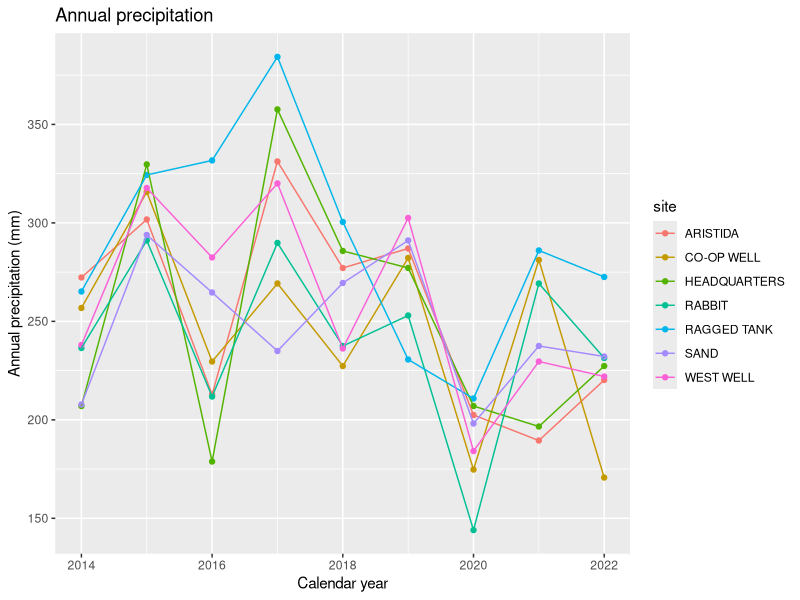
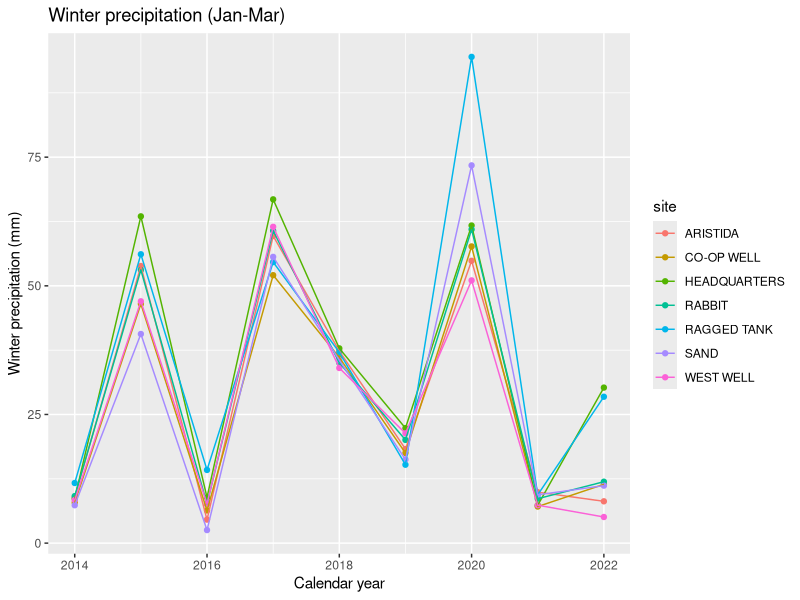
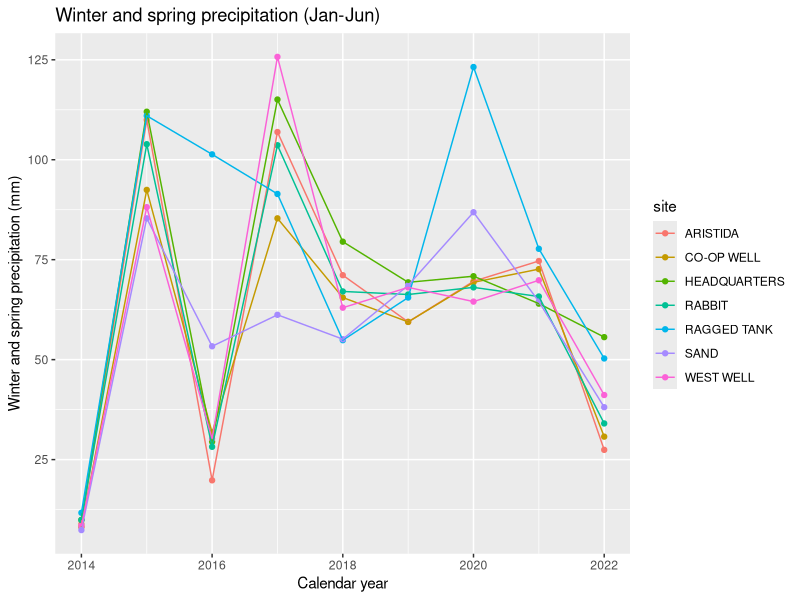
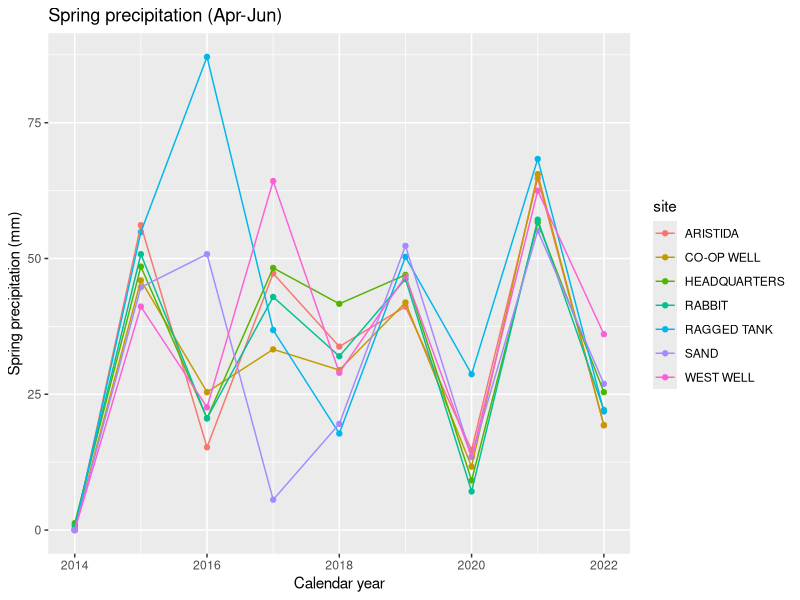
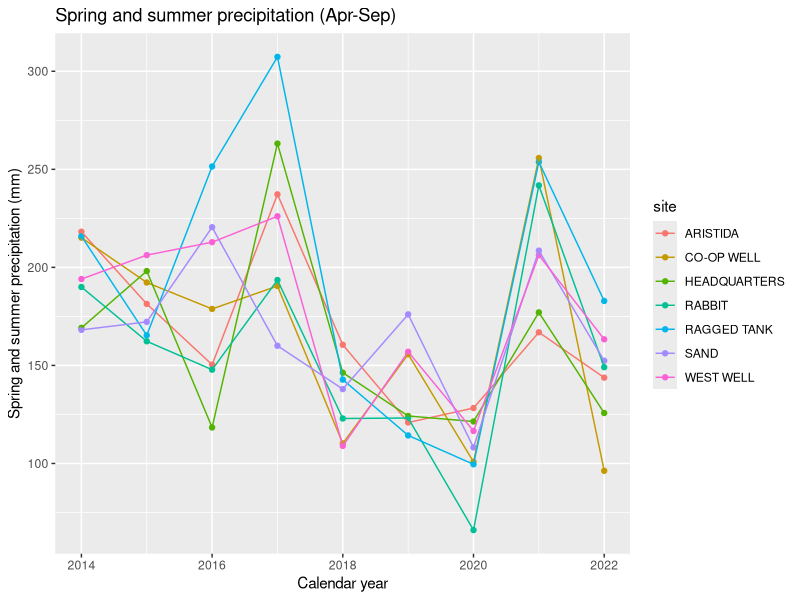
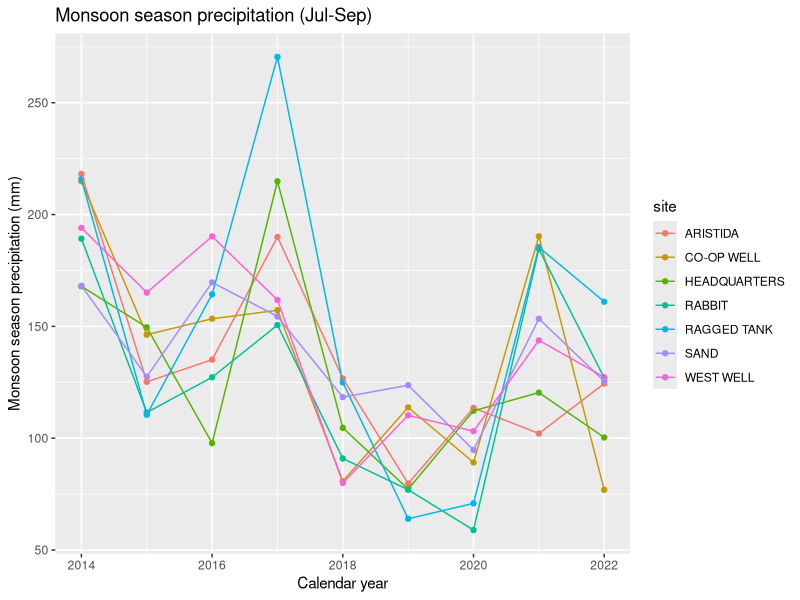
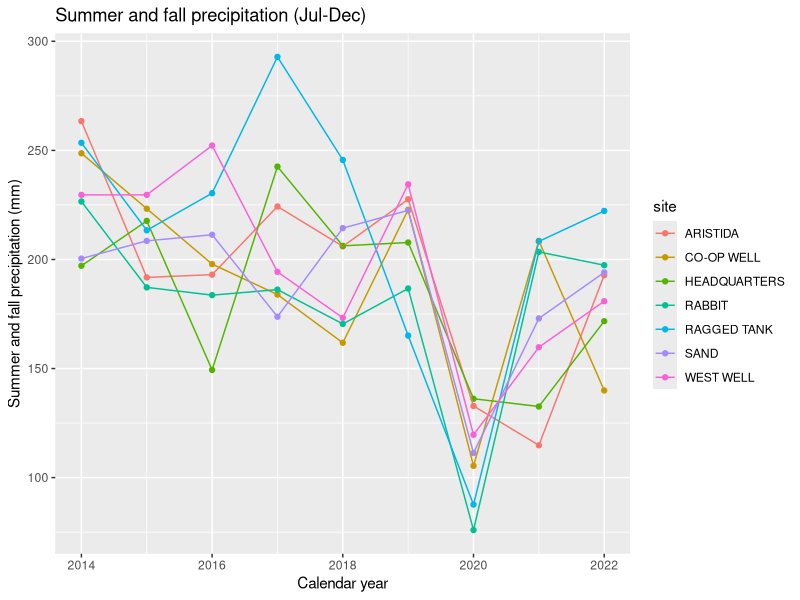
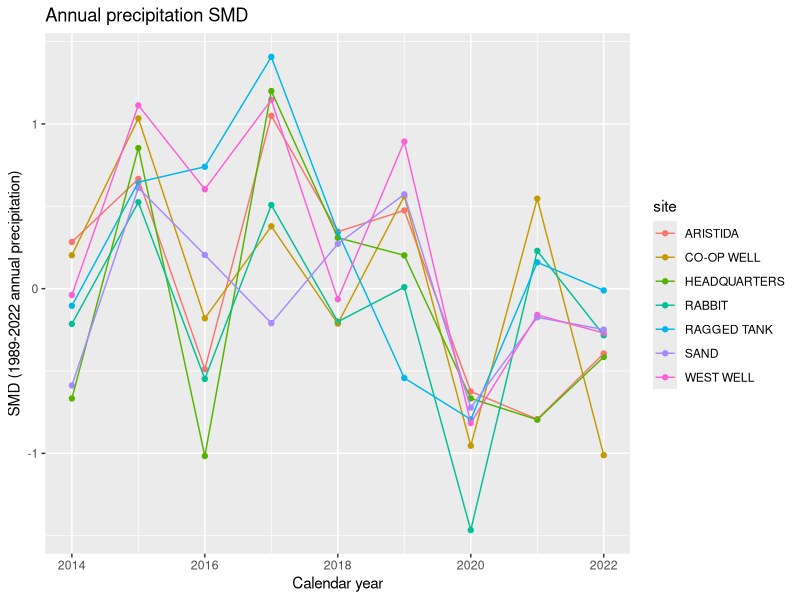

These figures' R source, in order: (Note: this script raises an error after producing the figures.)
# Code to analyze precipitation data near phenocam sites

# Set working directory
setwd("~/hls-phenocam-plots")

# Libraries
library(dplyr)
library(ggplot2)
library(lubridate)

# Import data from CSV
#
# standard_precip_through_2022.csv is monthly precip downloaded from EDI
monthly_JER_precip <- read.csv('data/precip/standard_precip_through_2022.csv', header=TRUE)
monthly_JER_precip <- select(monthly_JER_precip,c(name,pasture,year,month,sample_date,prec_in,notes))
monthly_JER_precip$sample_date <- as.Date(monthly_JER_precip$sample_date, '%m/%d/%Y')
monthly_JER_precip$prec_in <- monthly_JER_precip$prec_in*25.4 #convert inches to mm
monthly_JER_precip <- rename(monthly_JER_precip, prec_mm = prec_in)
#
# lter_standard_precip_through_2022.csv is precip collected at LTER gauges in
# the Jornada at approximately monthly intervals
standard_LTER_precip <- read.csv('data/precip/lter_standard_precip_through_2022.csv', header=TRUE)
standard_LTER_precip <- select(standard_LTER_precip,c(date,site,ppt_mm,qflag,comment))
standard_LTER_precip$date <- as.Date(standard_LTER_precip$date, '%Y-%m-%d')

# Aggregate LTER standard precip into monthly precip
monthly_LTER_precip <- data.frame(matrix(ncol = 4, nrow = 0))
x <- c("name", "year", "month", "prec_mm")
colnames(monthly_LTER_precip) <- x
rm(x)
for (gauge in unique(standard_LTER_precip$site)){
  for (year in 1989:2022){
    for (month in 1:12){
      subset <- standard_LTER_precip[standard_LTER_precip$site==gauge,]
      subset <- subset[order(subset$date),]
      # Find nearest start date for the month
      start_of_current_month <- make_date(year=year, month=month, day=1)
      start_of_current_month <- subset[which.min(abs(start_of_current_month-subset$date)),]$date
      # Find nearest end date for the month
      if (month == 12){
        end_of_current_month <- make_date(year=year+1, month=1, day=1)
      }
      else {
        end_of_current_month <- make_date(year=year, month=month+1, day=1)
      }
      end_of_current_month <- subset[which.min(abs(end_of_current_month-subset$date)),]$date
      # Calculate approximate monthly precip
      monthly_precip_mm <- sum(subset[subset$date > start_of_current_month &
                                      subset$date <= end_of_current_month,]$ppt_mm, na.rm=TRUE)
      new_row <- data.frame(name=gauge, year=year, month=month, prec_mm=monthly_precip_mm)
      monthly_LTER_precip <- rbind(monthly_LTER_precip,new_row)
    }
  }
}
rm(gauge,year,month,subset,start_of_current_month,end_of_current_month,monthly_precip_mm,new_row)

# Standard precip aggregation
monthly_precip <- rbind(select(monthly_JER_precip,c(name,year,month,prec_mm)),monthly_LTER_precip)
monthly_precip <- monthly_precip[monthly_precip$year >= 1989,]
annual_site_precip <- data.frame(matrix(ncol = 10, nrow = 0))
x <- c("site", "year", "total_rainfall_annual", "total_rainfall_winter", "total_rainfall_winter_spring", "total_rainfall_spring", "total_rainfall_spring_summer", "total_rainfall_monsoon", "total_rainfall_summer_fall", "total_rainfall_fall")
colnames(annual_site_precip) <- x
rm(x)

for (gauge in unique(monthly_precip$name)){
  for (year in unique(monthly_precip[monthly_precip$name==gauge,]$year)){
    subset <- monthly_precip[monthly_precip$name == gauge & monthly_precip$year == year,]
    # Calculate total precipitation by calendar year
    if (nrow(subset[subset$year == year,]) != 12){
      total_precip_calendar <- NA
    }
    else {
      total_precip_calendar <- sum(subset[subset$year == year,]$prec_mm, na.rm = TRUE)
    }
    # Calculate total winter precipitation (January-March)
    total_precip_winter <- subset[subset$year == year,]
    total_precip_winter <- total_precip_winter[total_precip_winter$month <= 3,]
    if (nrow(total_precip_winter) != 3){
      total_precip_winter <- NA
    }
    else {
      total_precip_winter <- sum(total_precip_winter$prec_mm, na.rm = TRUE)
    }
    # Calculate total spring precipitation (April-June)
    total_precip_spring <- subset[subset$year == year,]
    total_precip_spring <- total_precip_spring[total_precip_spring$month >= 4 & total_precip_spring$month <= 6,]
    if (nrow(total_precip_spring) != 3){
      total_precip_spring <- NA
    }
    else {
      total_precip_spring <- sum(total_precip_spring$prec_mm, na.rm = TRUE)
    }
    # Calculate total precipitation during monsoon season (July, August, September)
    total_precip_monsoon <- subset[subset$year == year,]
    total_precip_monsoon <- total_precip_monsoon[total_precip_monsoon$month >= 7 & total_precip_monsoon$month <= 9,]
    if (nrow(total_precip_monsoon) != 3){
      total_precip_monsoon <- NA
    }
    else {
      total_precip_monsoon <- sum(total_precip_monsoon$prec_mm, na.rm = TRUE)
    }
    # Calculate total fall precipitation (October-December)
    total_precip_fall <- subset[subset$year == year,]
    total_precip_fall <- total_precip_fall[total_precip_fall$month >= 10,]
    if (nrow(total_precip_fall) != 3){
      total_precip_fall <- NA
    }
    else {
      total_precip_fall <- sum(total_precip_fall$prec_mm, na.rm = TRUE)
    }
    
    # Populate dataframe
    annual_site_precip <- rbind(annual_site_precip,
                                data.frame(site=gauge,
                                      year=year,
                                      total_rainfall_annual=total_precip_calendar,
                                      total_rainfall_winter=total_precip_winter,
                                      total_rainfall_winter_spring=total_precip_winter+total_precip_spring,
                                      total_rainfall_spring=total_precip_spring,
                                      total_rainfall_spring_summer=total_precip_spring+total_precip_monsoon,
                                      total_rainfall_monsoon=total_precip_monsoon,
                                      total_rainfall_summer_fall=total_precip_monsoon+total_precip_fall,
                                      total_rainfall_fall=total_precip_fall))
  }
}
rm(subset,gauge,total_precip_calendar,total_precip_monsoon,total_precip_winter,total_precip_spring,year)

# Annual site precip for selected gauges and years
annual_site_precip_selected_gauges <- annual_site_precip[annual_site_precip$site == "ARISTIDA" |
                                                           #annual_site_precip$site == "DONA ANA" |
                                                           #annual_site_precip$site == "IBPE" |
                                                           annual_site_precip$site == "SAND" |
                                                           annual_site_precip$site == "RAGGED TANK" |
                                                           annual_site_precip$site == "RABBIT" |
                                                           annual_site_precip$site == "HEADQUARTERS" |
                                                           annual_site_precip$site == "WEST WELL" |
                                                           annual_site_precip$site == "CO-OP WELL",]

annual_site_precip_selected_years <- annual_site_precip_selected_gauges[annual_site_precip_selected_gauges$year > 2013,]

# Plot precipitation totals over different seasons

# Plot annual precip for each gauge
p <- ggplot(data = annual_site_precip_selected_years, aes(x=year, y=total_rainfall_annual, color=site)) +
  geom_point() +
  geom_line() +
  xlab("Calendar year") +
  ylab("Annual precipitation (mm)") +
  ggtitle("Annual precipitation")
p

# Plot winter precip for each gauge
p <- ggplot(data = annual_site_precip_selected_years, aes(x=year, y=total_rainfall_winter, color=site)) +
  geom_point() +
  geom_line() +
  xlab("Calendar year") +
  ylab("Winter precipitation (mm)") +
  ggtitle("Winter precipitation (Jan-Mar)")
p

# Plot winter and spring precip for each gauge
p <- ggplot(data = annual_site_precip_selected_years, aes(x=year, y=total_rainfall_winter_spring, color=site)) +
  geom_point() +
  geom_line() +
  xlab("Calendar year") +
  ylab("Winter and spring precipitation (mm)") +
  ggtitle("Winter and spring precipitation (Jan-Jun)")
p

# Plot spring precip for each gauge
p <- ggplot(data = annual_site_precip_selected_years, aes(x=year, y=total_rainfall_spring, color=site)) +
  geom_point() +
  geom_line() +
  xlab("Calendar year") +
  ylab("Spring precipitation (mm)") +
  ggtitle("Spring precipitation (Apr-Jun)")
p

# Plot spring and summer precip for each gauge
p <- ggplot(data = annual_site_precip_selected_years, aes(x=year, y=total_rainfall_spring_summer, color=site)) +
  geom_point() +
  geom_line() +
  xlab("Calendar year") +
  ylab("Spring and summer precipitation (mm)") +
  ggtitle("Spring and summer precipitation (Apr-Sep)")
p

# Plot monsoon season precip for each gauge
p <- ggplot(data = annual_site_precip_selected_years, aes(x=year, y=total_rainfall_monsoon, color=site)) +
  geom_point() +
  geom_line() +
  xlab("Calendar year") +
  ylab("Monsoon season precipitation (mm)") +
  ggtitle("Monsoon season precipitation (Jul-Sep)")
p

# Plot summer and fall precip for each gauge
p <- ggplot(data = annual_site_precip_selected_years, aes(x=year, y=total_rainfall_summer_fall, color=site)) +
  geom_point() +
  geom_line() +
  xlab("Calendar year") +
  ylab("Summer and fall precipitation (mm)") +
  ggtitle("Summer and fall precipitation (Jul-Dec)")
p

# Calculate SMD

annual_site_precip_selected_years <- cbind(annual_site_precip_selected_years,
                                           smd_annual = 0,
                                           smd_winter = 0,
                                           smd_winter_spring = 0,
                                           smd_spring = 0,
                                           smd_spring_summer = 0,
                                           smd_monsoon = 0,
                                           smd_summer_fall = 0,
                                           smd_fall = 0)

# Calculate long-term (1989-2022) SMD for each gauge
for(gauge in unique(annual_site_precip_selected_gauges$site)){
  subset <- annual_site_precip_selected_gauges[annual_site_precip_selected_gauges$site==gauge,]
  # Calendar year
  long_term_mean_precip <- mean(subset[subset$site==gauge,]$total_rainfall_annual)
  long_term_sdev_precip <- sd(subset[subset$site==gauge,]$total_rainfall_annual)
  # Winter
  long_term_mean_winter_precip <- mean(subset[subset$site==gauge,]$total_rainfall_winter)
  long_term_sdev_winter_precip <- sd(subset[subset$site==gauge,]$total_rainfall_winter)
  # Winter and spring
  long_term_mean_winter_spring_precip <- mean(subset[subset$site==gauge,]$total_rainfall_winter_spring)
  long_term_sdev_winter_spring_precip <- sd(subset[subset$site==gauge,]$total_rainfall_winter_spring)
  # Spring
  long_term_mean_spring_precip <- mean(subset[subset$site==gauge,]$total_rainfall_spring)
  long_term_sdev_spring_precip <- sd(subset[subset$site==gauge,]$total_rainfall_spring)
  # Spring and summer
  long_term_mean_spring_summer_precip <- mean(subset[subset$site==gauge,]$total_rainfall_spring_summer)
  long_term_sdev_spring_summer_precip <- sd(subset[subset$site==gauge,]$total_rainfall_spring_summer)
  # Monsoon (summer)
  long_term_mean_monsoon_precip <- mean(subset[subset$site==gauge,]$total_rainfall_monsoon)
  long_term_sdev_monsoon_precip <- sd(subset[subset$site==gauge,]$total_rainfall_monsoon)
  # Summer and fall
  long_term_mean_summer_fall_precip <- mean(subset[subset$site==gauge,]$total_rainfall_summer_fall)
  long_term_sdev_summer_fall_precip <- sd(subset[subset$site==gauge,]$total_rainfall_summer_fall)
  # Fall
  long_term_mean_fall_precip <- mean(subset[subset$site==gauge,]$total_rainfall_fall)
  long_term_sdev_fall_precip <- sd(subset[subset$site==gauge,]$total_rainfall_fall)
  
  subset <- subset[subset$year > 2013,]
  subset$smd_annual <- (subset$total_rainfall_annual - long_term_mean_precip) / long_term_sdev_precip
  subset$smd_winter <- (subset$total_rainfall_winter - long_term_mean_winter_precip) / long_term_sdev_winter_precip
  subset$smd_winter_spring <- (subset$total_rainfall_winter_spring - long_term_mean_winter_spring_precip) / long_term_sdev_winter_spring_precip
  subset$smd_spring <- (subset$total_rainfall_spring - long_term_mean_spring_precip) / long_term_sdev_spring_precip
  subset$smd_spring_summer <- (subset$total_rainfall_spring_summer - long_term_mean_spring_summer_precip) / long_term_sdev_spring_summer_precip
  subset$smd_monsoon <- (subset$total_rainfall_monsoon - long_term_mean_monsoon_precip) / long_term_sdev_monsoon_precip
  subset$smd_summer_fall <- (subset$total_rainfall_summer_fall - long_term_mean_summer_fall_precip) / long_term_sdev_summer_fall_precip
  subset$smd_fall <- (subset$total_rainfall_fall - long_term_mean_fall_precip) / long_term_sdev_fall_precip
  
  annual_site_precip_selected_years[annual_site_precip_selected_years$site==gauge,]$smd_annual <- subset$smd_annual
  annual_site_precip_selected_years[annual_site_precip_selected_years$site==gauge,]$smd_winter <- subset$smd_winter
  annual_site_precip_selected_years[annual_site_precip_selected_years$site==gauge,]$smd_winter_spring <- subset$smd_winter_spring
  annual_site_precip_selected_years[annual_site_precip_selected_years$site==gauge,]$smd_spring <- subset$smd_spring
  annual_site_precip_selected_years[annual_site_precip_selected_years$site==gauge,]$smd_spring_summer <- subset$smd_spring_summer
  annual_site_precip_selected_years[annual_site_precip_selected_years$site==gauge,]$smd_monsoon <- subset$smd_monsoon
  annual_site_precip_selected_years[annual_site_precip_selected_years$site==gauge,]$smd_summer_fall <- subset$smd_summer_fall
  annual_site_precip_selected_years[annual_site_precip_selected_years$site==gauge,]$smd_fall <- subset$smd_fall
}

# Calculate mean and sdev of spring-summer rainfall
long_term_mean_spring_summer_all_gauges <- mean(annual_site_precip_selected_gauges$total_rainfall_spring_summer)
long_term_sdev_spring_summer_all_gauges <- sd(annual_site_precip_selected_gauges$total_rainfall_spring_summer)
upper_thresh_spring_summer <- long_term_mean_spring_summer_all_gauges + 0.5*long_term_sdev_spring_summer_all_gauges
lower_thresh_spring_summer <- long_term_mean_spring_summer_all_gauges - 0.5*long_term_sdev_spring_summer_all_gauges
annual_site_precip_selected_years <- cbind(annual_site_precip_selected_years, wet_dry_ave_spring_summer = "average")
annual_site_precip_selected_years[annual_site_precip_selected_years$total_rainfall_spring_summer>=upper_thresh_spring_summer,]$wet_dry_ave_spring_summer <- "wet"
annual_site_precip_selected_years[annual_site_precip_selected_years$total_rainfall_spring_summer<=lower_thresh_spring_summer,]$wet_dry_ave_spring_summer <- "dry"

# Calculate mean and sdev of winter rainfall
long_term_mean_winter_all_gauges <- mean(annual_site_precip_selected_gauges$total_rainfall_winter)
long_term_sdev_winter_all_gauges <- sd(annual_site_precip_selected_gauges$total_rainfall_winter)
upper_thresh_winter <- long_term_mean_winter_all_gauges + 0.5*long_term_sdev_winter_all_gauges
lower_thresh_winter <- long_term_mean_winter_all_gauges - 0.5*long_term_sdev_winter_all_gauges
annual_site_precip_selected_years <- cbind(annual_site_precip_selected_years, wet_dry_ave_winter = "average")
annual_site_precip_selected_years[annual_site_precip_selected_years$total_rainfall_winter>=upper_thresh_winter,]$wet_dry_ave_winter <- "wet"
annual_site_precip_selected_years[annual_site_precip_selected_years$total_rainfall_winter<=lower_thresh_winter,]$wet_dry_ave_winter <- "dry"

# Plot SMD over different seasons

# Plot annual SMD for each gauge
p <- ggplot(data = annual_site_precip_selected_years, aes(x=year, y=smd_annual, color=site)) +
  geom_point() +
  geom_line() +
  xlab("Calendar year") +
  ylab("SMD (1989-2022 annual precipitation)") +
  ggtitle("Annual precipitation SMD")
p

# Plot winter SMD for each gauge
p <- ggplot(data = annual_site_precip_selected_years, aes(x=year, y=smd_winter, color=site)) +
  geom_point() +
  geom_line() +
  xlab("Calendar year") +
  ylab("SMD (1989-2022 winter precipitation)") +
  ggtitle("Winter precipitation SMD (Jan-Mar)")
p

# Plot winter and spring SMD for each gauge
p <- ggplot(data = annual_site_precip_selected_years, aes(x=year, y=smd_winter_spring, color=site)) +
  geom_point() +
  geom_line() +
  xlab("Calendar year") +
  ylab("SMD (1989-2022 winter precipitation)") +
  ggtitle("Winter and spring precipitation SMD (Jan-Jun)")
p

# Plot spring SMD for each gauge
p <- ggplot(data = annual_site_precip_selected_years, aes(x=year, y=smd_spring, color=site)) +
  geom_point() +
  geom_line() +
  xlab("Calendar year") +
  ylab("SMD (1989-2022 spring precipitation)") +
  ggtitle("Spring precipitation SMD (Apr-Jun)")
p

# Plot spring and summer SMD for each gauge
p <- ggplot(data = annual_site_precip_selected_years, aes(x=year, y=smd_spring_summer, color=site)) +
  geom_point() +
  geom_line() +
  xlab("Calendar year") +
  ylab("SMD (1989-2022 spring and summer precipitation)") +
  ggtitle("Spring and summer precipitation SMD (Apr-Sep)")
p

# Plot monsoon season SMD for each gauge
p <- ggplot(data = annual_site_precip_selected_years, aes(x=year, y=smd_monsoon, color=site)) +
  geom_point() +
  geom_line() +
  xlab("Calendar year") +
  ylab("SMD (1989-2022 monsoon season precipitation)") +
  ggtitle("Monsoon season precipitation SMD (Jul-Sep)")
p

# Plot summer and fall SMD for each gauge
p <- ggplot(data = annual_site_precip_selected_years, aes(x=year, y=smd_summer_fall, color=site)) +
  geom_point() +
  geom_line() +
  xlab("Calendar year") +
  ylab("SMD (1989-2022 summer and fall precipitation)") +
  ggtitle("Summer and fall precipitation SMD (Jul-Dec)")
p

# Plot fall SMD for each gauge
p <- ggplot(data = annual_site_precip_selected_years, aes(x=year, y=smd_fall, color=site)) +
  geom_point() +
  geom_line() +
  xlab("Calendar year") +
  ylab("SMD (1989-2022 fall precipitation)") +
  ggtitle("Fall precipitation SMD (Oct-Dec)")
p

# Use SMD to determine wet, dry, and average years

wet_dry_average <- function(value, threshold){
  if(value >= threshold){
    rainfall = "wet"
  }
  else if(value <= -1*threshold){
    rainfall = "dry"
  }
  else{
    rainfall = "average"
  }
  rainfall
}

# 0.5 threshold
thresh = 0.5
annual_site_precip_selected_years <- cbind(annual_site_precip_selected_years,
                                           rainfall_annual = sapply(annual_site_precip_selected_years$smd_annual,wet_dry_average,thresh),
                                           rainfall_winter = sapply(annual_site_precip_selected_years$smd_winter,wet_dry_average,thresh),
                                           rainfall_winter_spring = sapply(annual_site_precip_selected_years$smd_winter_spring,wet_dry_average,thresh),
                                           rainfall_spring = sapply(annual_site_precip_selected_years$smd_spring,wet_dry_average,thresh),
                                           rainfall_spring_summer = sapply(annual_site_precip_selected_years$smd_spring_summer,wet_dry_average,thresh),
                                           rainfall_monsoon = sapply(annual_site_precip_selected_years$smd_monsoon,wet_dry_average,thresh),
                                           rainfall_summer_fall = sapply(annual_site_precip_selected_years$smd_summer_fall,wet_dry_average,thresh),
                                           rainfall_fall = sapply(annual_site_precip_selected_years$smd_fall,wet_dry_average,thresh)
                                           )

# Make a dataframe with phenocam site and corresponding rain gauge
phenocam_rain_gauge_pairs <- rbind(data.frame(phenocam_name = "jershrubland", site = "ARISTIDA"),
                                   data.frame(phenocam_name = "jershrubland2", site = "ARISTIDA"),
                                   data.frame(phenocam_name = "jernovel", site = "ARISTIDA"),
                                   data.frame(phenocam_name = "jernovel2", site = "ARISTIDA"),
                                   data.frame(phenocam_name = "jergrassland", site = "WEST WELL"),
                                   data.frame(phenocam_name = "jergrassland2", site = "CO-OP WELL"),
                                   data.frame(phenocam_name = "jerbajada", site = "RAGGED TANK"),
                                   data.frame(phenocam_name = "jernort", site = "RABBIT"),
                                   data.frame(phenocam_name = "ibp", site = "WEST WELL"),
                                   data.frame(phenocam_name = "jernwern", site = "HEADQUARTERS"),
                                   data.frame(phenocam_name = "NEON.D14.JORN.DP1.00033", site = "WEST WELL"),
                                   data.frame(phenocam_name = "jersand", site = "SAND"))

# Save results
save(list=c("annual_site_precip_selected_years","phenocam_rain_gauge_pairs"), file="outputs/annual_precip.RData")
